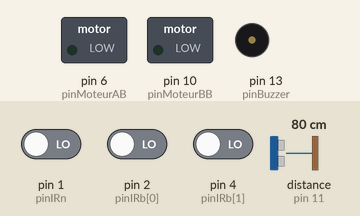
Bench run of a sketch on a simulated Arduino Uno, built with avr-gcc and run on an emulated ATmega328P. Shown: switched loads named in the sketch (green lamp = pin HIGH), buzzer (waves = sounding, pin HIGH). The test bench sets the inputs (shaded band); at power-on: distance to the obstacle (sensor on pin 11) 80 cm, pin 1 (pinIRn) LOW, pin 2 (pinIRb[0]) LOW, pin 4 (pinIRb[1]) LOW. The echo pulse lasts 58.3 µs per cm; pins used as bus, display or sensor lines are not drawn.

Above: at 6.8 s.
6.9 s: distance to the obstacle (sensor on pin 11) set to 69 cm
13.6 s: distance to the obstacle (sensor on pin 11) set to 120 cm
At 16.0 s:
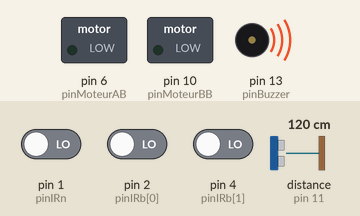
21.1 s: pin 1 (pinIRn) driven HIGH
At 22.0 s:
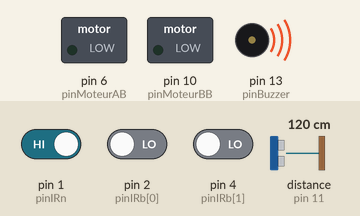
27.8 s: pin 1 (pinIRn) driven LOW
At 28.2 s:
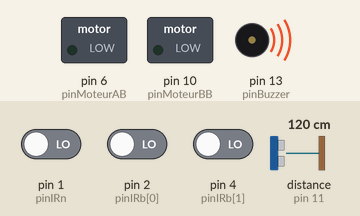
34.5 s: distance to the obstacle (sensor on pin 11) set to 2 cm
Timing chart, 0 to 41.3 s (numbered marks = the images above; inputs shaded):
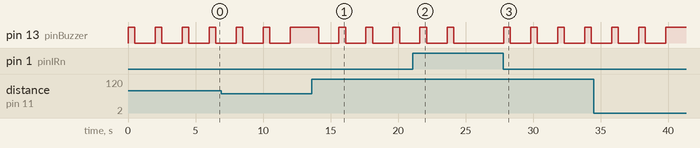

Measured:
- after the input at 13.6 s, pin 13 (pinBuzzer): alternates HIGH for 0.50 s and LOW for 1.5 s, starting after 0.51 s
- after the input at 21.1 s, pin 13 (pinBuzzer): goes on until 24.1 s, then stays LOW
- after the input at 27.8 s, pin 13 (pinBuzzer): alternates HIGH for 0.50 s and LOW for 1.5 s, starting at once
- by itself, pin 13 (pinBuzzer): alternates HIGH for 0.50 s and LOW for 1.5 s

The sketch:

Programme_Final__4_.ino
```cpp
#include <NewPing.h>

int pinIRn = 1;               // Infrarouge : Noire {Bas}
int pinIRb[2] = {2, 4};       // Infrarouge : Blanc {Gauche, Droit}
#define pinUSe 11             // Ultrason : Echo
#define pinUSt 12             // Ultrason : Triggerd
#define Max_Distance 150      // Portée maximale de l'émetteur-récepteur (max = 500cm)
int Distance_Limite = 75;     // Distance limite entre la voiture et l'obstacle
int pinBuzzer = 13;
int vitesseMoteurG = 200;          // Vitesse du moteur Gauche qu'il est possible de définir
int vitesseMoteurD = 200;          // Vitesse du moteur Droit qu'il est possible de définir
int pinMoteurAA = 5;
int pinMoteurAB = 6;
int pinMoteurBA = 9;
int pinMoteurBB = 10;

NewPing sonar(pinUSt, pinUSe, Max_Distance);

void setup() {
  pinMode(pinMoteurAA, OUTPUT);
  pinMode(pinMoteurAB, OUTPUT);
  pinMode(pinMoteurBA, OUTPUT);
  pinMode(pinMoteurBB, OUTPUT);
  pinMode(pinIRn, INPUT);
  pinMode(pinIRb[0], INPUT);
  pinMode(pinIRb[1], INPUT);
  pinMode(pinBuzzer, OUTPUT);
}

void loop() {
  int statut = Detec_Obstacle();    // Vérifie la condition sur la distance entre le véhicule et le possible obstacle.
  if (statut) {                     // Si pas d'obstacle => retourne 1 (ou HIGH) donc passe à la suite
    if (digitalRead(pinIRb[1]) == HIGH && digitalRead(pinIRn) == HIGH) {   // Détecteur IR droit s'active => Elle détecte une ligne noire donc dans un virage à droite
      TournerDroite();
    }
    else if (digitalRead(pinIRb[0]) == HIGH && digitalRead(pinIRn) == HIGH) {     // Détecteur IR gauche s'active => Elle détecte une ligne noire donc dans un virage à gauche
      TournerGauche();
    }
    else if (digitalRead(pinIRn) == HIGH) {        // Détecteur IR arrière est bien en position HIGH => Le véhicule suit bien la ligne
      AvanceMoteur();
    }
    else {
      ArretMoteur();
      for (int i = 1; i <= 3; i++) {
        digitalWrite(pinBuzzer, HIGH);
        delay(500);
        digitalWrite(pinBuzzer, LOW);
        delay(500);
        delay(1000);
      }
    }
  }
}


int Detec_Obstacle() {
  if (sonar.ping_cm() <= Distance_Limite) {
    ArretMoteur();
    digitalWrite(pinBuzzer, HIGH);
    return 0;
  }
  else {
    AvanceMoteur();
    digitalWrite(pinBuzzer, LOW);
    return 1;
  }
}

// Fonctions moteur : AvanceMoteur(), ArretMoteur(), TournerGauche(), TournerDroite()

void AvanceMoteur() {
  digitalWrite(pinMoteurAA, vitesseMoteurG);
  digitalWrite(pinMoteurAB, LOW);
  digitalWrite(pinMoteurBA, vitesseMoteurD);
  digitalWrite(pinMoteurBB, LOW);
}
void ArretMoteur() {
  digitalWrite(pinMoteurAA, LOW);
  digitalWrite(pinMoteurAB, LOW);
  digitalWrite(pinMoteurBA, LOW);
  digitalWrite(pinMoteurBB, LOW);
}
void TournerGauche() {
  digitalWrite(pinMoteurAA, vitesseMoteurG);
  digitalWrite(pinMoteurAB, LOW);
  digitalWrite(pinMoteurBA, LOW);
  digitalWrite(pinMoteurBB, LOW);
}
void TournerDroite() {
  digitalWrite(pinMoteurAA, LOW);
  digitalWrite(pinMoteurAB, LOW);
  digitalWrite(pinMoteurBA, vitesseMoteurD);
  digitalWrite(pinMoteurBB, LOW);
}
```
